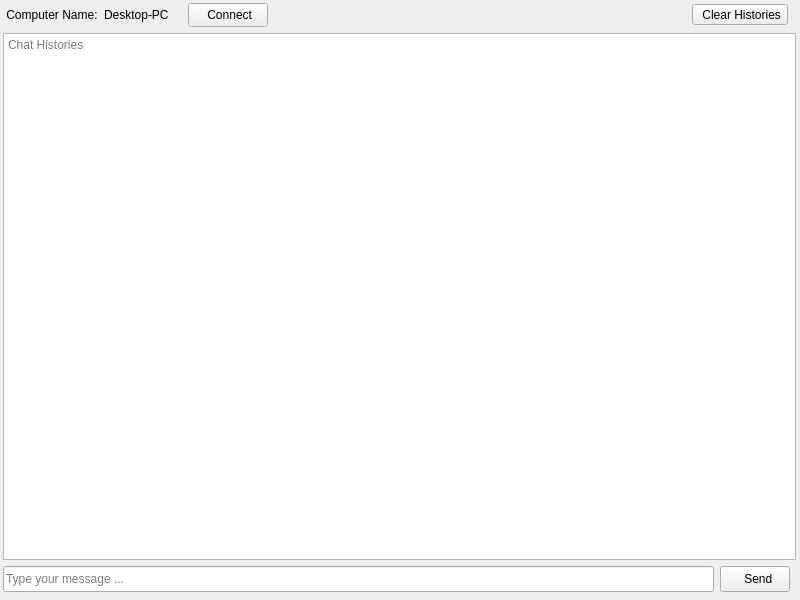
<?xml version="1.0" encoding="UTF-8"?>
<ui version="4.0">
 <class>chatWidget</class>
 <widget class="QWidget" name="chatWidget">
  <property name="geometry">
   <rect>
    <x>0</x>
    <y>0</y>
    <width>800</width>
    <height>600</height>
   </rect>
  </property>
  <property name="windowTitle">
   <string>Widget</string>
  </property>
  <widget class="QWidget" name="vertLayoutWidget">
   <property name="geometry">
    <rect>
     <x>-1</x>
     <y>-1</y>
     <width>801</width>
     <height>601</height>
    </rect>
   </property>
   <layout class="QVBoxLayout" name="vertLayout" stretch="0,0">
    <property name="leftMargin">
     <number>4</number>
    </property>
    <property name="topMargin">
     <number>4</number>
    </property>
    <property name="rightMargin">
     <number>4</number>
    </property>
    <property name="bottomMargin">
     <number>4</number>
    </property>
    <item>
     <layout class="QVBoxLayout" name="verticalLayout">
      <item>
       <layout class="QHBoxLayout" name="horzServer">
        <property name="rightMargin">
         <number>8</number>
        </property>
        <item>
         <widget class="QLabel" name="label">
          <property name="text">
           <string> Computer Name:</string>
          </property>
          <property name="textInteractionFlags">
           <set>Qt::NoTextInteraction</set>
          </property>
         </widget>
        </item>
        <item>
         <widget class="QLabel" name="labelHost">
          <property name="frameShape">
           <enum>QFrame::NoFrame</enum>
          </property>
          <property name="frameShadow">
           <enum>QFrame::Plain</enum>
          </property>
          <property name="text">
           <string>Desktop-PC</string>
          </property>
          <property name="scaledContents">
           <bool>true</bool>
          </property>
          <property name="textInteractionFlags">
           <set>Qt::LinksAccessibleByMouse|Qt::TextSelectableByMouse</set>
          </property>
         </widget>
        </item>
        <item>
         <widget class="QLabel" name="labelState">
          <property name="maximumSize">
           <size>
            <width>14</width>
            <height>14</height>
           </size>
          </property>
          <property name="text">
           <string/>
          </property>
          <property name="pixmap">
           <pixmap resource="../bitcoin.qrc">:/icons/disconnected</pixmap>
          </property>
          <property name="scaledContents">
           <bool>true</bool>
          </property>
          <property name="alignment">
           <set>Qt::AlignLeading|Qt::AlignLeft|Qt::AlignVCenter</set>
          </property>
         </widget>
        </item>
        <item>
         <widget class="QPushButton" name="connButton">
          <property name="minimumSize">
           <size>
            <width>70</width>
            <height>24</height>
           </size>
          </property>
          <property name="maximumSize">
           <size>
            <width>16777215</width>
            <height>16777215</height>
           </size>
          </property>
          <property name="text">
           <string> Connect</string>
          </property>
          <property name="iconSize">
           <size>
            <width>0</width>
            <height>0</height>
           </size>
          </property>
         </widget>
        </item>
        <item>
         <spacer name="horizontalSpacer">
          <property name="orientation">
           <enum>Qt::Horizontal</enum>
          </property>
          <property name="sizeHint" stdset="0">
           <size>
            <width>40</width>
            <height>20</height>
           </size>
          </property>
         </spacer>
        </item>
        <item>
         <widget class="QToolButton" name="clearButton">
          <property name="minimumSize">
           <size>
            <width>0</width>
            <height>0</height>
           </size>
          </property>
          <property name="text">
           <string> Clear Histories</string>
          </property>
          <property name="icon">
           <iconset resource="../bitcoin.qrc">
            <normaloff>:/icons/delete</normaloff>:/icons/delete</iconset>
          </property>
          <property name="iconSize">
           <size>
            <width>16</width>
            <height>20</height>
           </size>
          </property>
          <property name="toolButtonStyle">
           <enum>Qt::ToolButtonTextBesideIcon</enum>
          </property>
         </widget>
        </item>
       </layout>
      </item>
      <item>
       <widget class="QTextEdit" name="txtReceive">
        <property name="minimumSize">
         <size>
          <width>70</width>
          <height>26</height>
         </size>
        </property>
        <property name="readOnly">
         <bool>true</bool>
        </property>
        <property name="placeholderText">
         <string>Chat Histories</string>
        </property>
       </widget>
      </item>
     </layout>
    </item>
    <item>
     <layout class="QHBoxLayout" name="horzLayout" stretch="0,0">
      <property name="sizeConstraint">
       <enum>QLayout::SetDefaultConstraint</enum>
      </property>
      <property name="leftMargin">
       <number>0</number>
      </property>
      <property name="topMargin">
       <number>0</number>
      </property>
      <property name="rightMargin">
       <number>6</number>
      </property>
      <property name="bottomMargin">
       <number>4</number>
      </property>
      <item>
       <widget class="QLineEdit" name="txtSend">
        <property name="minimumSize">
         <size>
          <width>0</width>
          <height>26</height>
         </size>
        </property>
        <property name="placeholderText">
         <string>Type your message ...</string>
        </property>
       </widget>
      </item>
      <item>
       <widget class="QToolButton" name="sendButton">
        <property name="minimumSize">
         <size>
          <width>70</width>
          <height>26</height>
         </size>
        </property>
        <property name="text">
         <string>  Send</string>
        </property>
        <property name="icon">
         <iconset resource="../bitcoin.qrc">
          <normaloff>:/icons/sendchat</normaloff>:/icons/sendchat</iconset>
        </property>
        <property name="iconSize">
         <size>
          <width>20</width>
          <height>20</height>
         </size>
        </property>
        <property name="toolButtonStyle">
         <enum>Qt::ToolButtonTextBesideIcon</enum>
        </property>
       </widget>
      </item>
     </layout>
    </item>
   </layout>
  </widget>
 </widget>
 <resources>
  <include location="../bitcoin.qrc"/>
 </resources>
 <connections/>
</ui>
